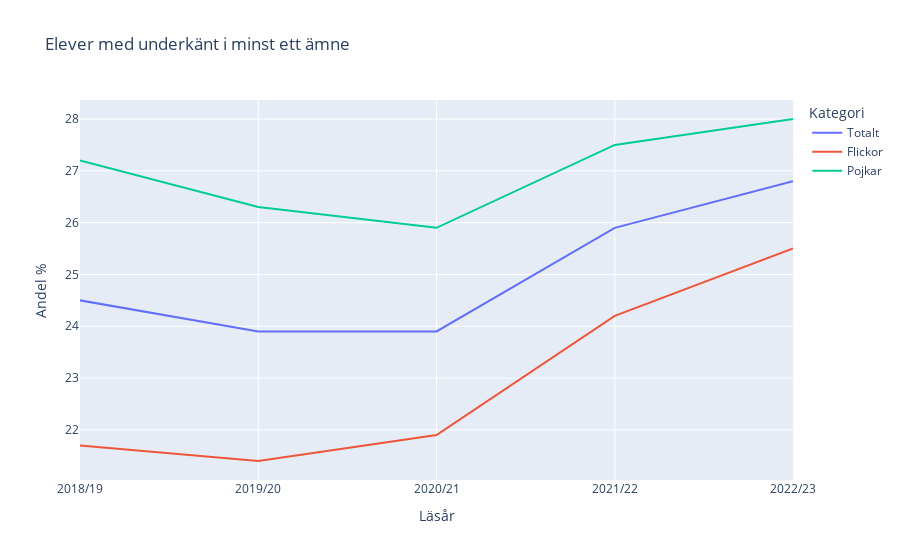

Notebook source saved alongside this figure:
### Markdown cell above
a) Rita ett linjediagram för andel elever som saknar godkänt betyg i ett eller fler ämnen för läsår 18-23. Ta med totalt,
flickor och pojkar i samma graf.

### Code cell
# Filters out column 0, 7, 8, 9 from dataframe which contain missing grade percentage
df_missing_grade = df.iloc[:, [0, 7, 8, 9]]
# Renames columns
df_missing_grade.columns = ["År", "Totalt", "Flickor", "Pojkar"]
# Filter out the first 5 rows which contain 2018 to 2023
df_missing_grade = df_missing_grade.iloc[0:5]

fig_missing_grade = px.line(
    df_missing_grade, 
    x= "År", 
    y=["Totalt", "Flickor", "Pojkar"],
    title= "Elever med underkänt i minst ett ämne",
    labels={"År": "Läsår", "value": "Andel %", "variable": "Kategori"})

fig_missing_grade.update_layout(hovermode="x")

fig_missing_grade.show()
fig_missing_grade.write_html("visualiseringar/andel_elever_med_underkänt_2018-2023")

### Figure 1 — Plotly figure (JSON) as saved in the notebook; plotly's stock layout.template omitted (floating-point values rounded to 4 significant figures)
{"data": [{"hovertemplate": "Kategori=Totalt<br>Läsår=%{x}<br>Andel %=%{y}<extra></extra>", "legendgroup": "Totalt", "line": {"color": "#636efa", "dash": "solid"}, "marker": {"symbol": "circle"}, "mode": "lines", "name": "Totalt", "orientation": "v", "showlegend": true, "type": "scatter", "x": ["2018/19", "2019/20", "2020/21", "2021/22", "2022/23"], "xaxis": "x", "y": [24.5, 23.9, 23.9, 25.9, 26.8], "yaxis": "y"}, {"hovertemplate": "Kategori=Flickor<br>Läsår=%{x}<br>Andel %=%{y}<extra></extra>", "legendgroup": "Flickor", "line": {"color": "#EF553B", "dash": "solid"}, "marker": {"symbol": "circle"}, "mode": "lines", "name": "Flickor", "orientation": "v", "showlegend": true, "type": "scatter", "x": ["2018/19", "2019/20", "2020/21", "2021/22", "2022/23"], "xaxis": "x", "y": [21.7, 21.4, 21.9, 24.2, 25.5], "yaxis": "y"}, {"hovertemplate": "Kategori=Pojkar<br>Läsår=%{x}<br>Andel %=%{y}<extra></extra>", "legendgroup": "Pojkar", "line": {"color": "#00cc96", "dash": "solid"}, "marker": {"symbol": "circle"}, "mode": "lines", "name": "Pojkar", "orientation": "v", "showlegend": true, "type": "scatter", "x": ["2018/19", "2019/20", "2020/21", "2021/22", "2022/23"], "xaxis": "x", "y": [27.2, 26.3, 25.9, 27.5, 28.0], "yaxis": "y"}], "layout": {"hovermode": "x", "legend": {"title": {"text": "Kategori"}, "tracegroupgap": 0}, "title": {"text": "Elever med underkänt i minst ett ämne"}, "xaxis": {"anchor": "y", "domain": [0, 1], "title": {"text": "Läsår"}}, "yaxis": {"anchor": "x", "domain": [0, 1], "title": {"text": "Andel %"}}}}
